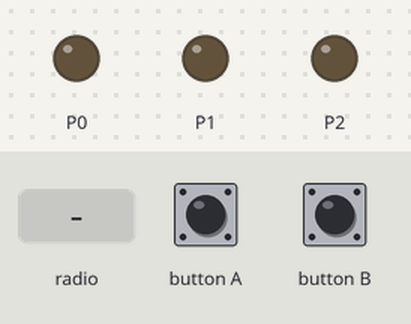
Bench run of a program on a simulated BBC micro:bit (MakeCode). On the bench: output pins drawn as LEDs (lit = HIGH). Dashed ring = blinking. The inputs (shaded band) are chosen by the test bench.

Above: at 1.2 s.
1.3 s: radio message "2" arrives
At 1.4 s:
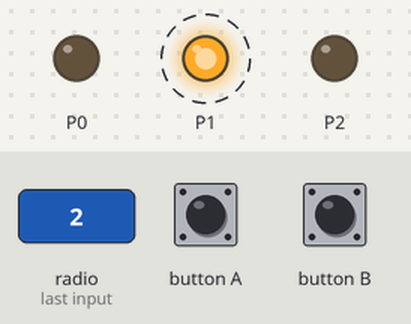
5.0 s: radio message "1" arrives
At 5.9 s:
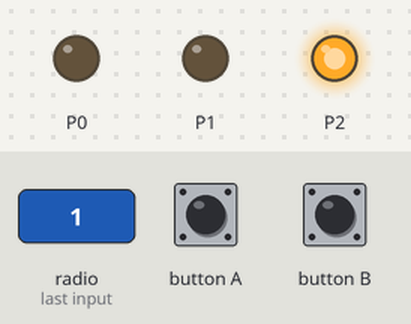
At 12.5 s:
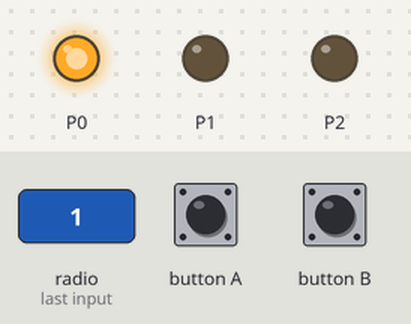
Timing chart, 0 to 18.5 s (numbered marks = the images above; inputs shaded):
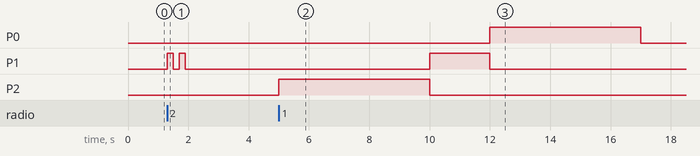

Measured:
- after the input at 1.3 s, P1: alternates HIGH for 0.20 s and LOW for 0.20 s, 4 changes in all, then stays LOW, starting at once
- after the input at 5.0 s, P0: LOW → HIGH after 7.0 s, → LOW 5.0 s later; P1: LOW → HIGH after 5.0 s, → LOW 2.0 s later; P2: LOW → HIGH at once, → LOW 5.0 s later

The program:

main.ts
```typescript
radio.onReceivedNumber(function (receivedNumber) {
    if (receivedNumber == 1) {
        Kitronik_STOPbit.trafficLightLED(Kitronik_STOPbit.LightColours.Yellow, Kitronik_STOPbit.DisplayLights.Off)
        Kitronik_STOPbit.trafficLightLED(Kitronik_STOPbit.LightColours.Green, Kitronik_STOPbit.DisplayLights.On)
        basic.pause(5000)
        Kitronik_STOPbit.trafficLightLED(Kitronik_STOPbit.LightColours.Green, Kitronik_STOPbit.DisplayLights.Off)
        Kitronik_STOPbit.trafficLightLED(Kitronik_STOPbit.LightColours.Yellow, Kitronik_STOPbit.DisplayLights.On)
        basic.pause(2000)
        Kitronik_STOPbit.trafficLightLED(Kitronik_STOPbit.LightColours.Yellow, Kitronik_STOPbit.DisplayLights.Off)
        Kitronik_STOPbit.trafficLightLED(Kitronik_STOPbit.LightColours.Red, Kitronik_STOPbit.DisplayLights.On)
        basic.pause(5000)
        Kitronik_STOPbit.trafficLightLED(Kitronik_STOPbit.LightColours.Red, Kitronik_STOPbit.DisplayLights.Off)
    } else {
        for (let index = 0; index < 2; index++) {
            Kitronik_STOPbit.trafficLightLED(Kitronik_STOPbit.LightColours.Red, Kitronik_STOPbit.DisplayLights.Off)
            Kitronik_STOPbit.trafficLightLED(Kitronik_STOPbit.LightColours.Yellow, Kitronik_STOPbit.DisplayLights.Off)
            Kitronik_STOPbit.trafficLightLED(Kitronik_STOPbit.LightColours.Green, Kitronik_STOPbit.DisplayLights.Off)
            Kitronik_STOPbit.trafficLightLED(Kitronik_STOPbit.LightColours.Yellow, Kitronik_STOPbit.DisplayLights.On)
            basic.pause(200)
            Kitronik_STOPbit.trafficLightLED(Kitronik_STOPbit.LightColours.Yellow, Kitronik_STOPbit.DisplayLights.Off)
            basic.pause(200)
        }
    }
})
input.onButtonPressed(Button.A, function () {
    radio.sendNumber(1)
})
input.onButtonPressed(Button.B, function () {
    radio.sendNumber(2)
})
radio.setGroup(987)
basic.forever(function () {

})
```

test.ts
```typescript
// tests gaan hier; deze zal niet worden gecompileerd wanneer dit pakket wordt gebruikt als extensie.
```
